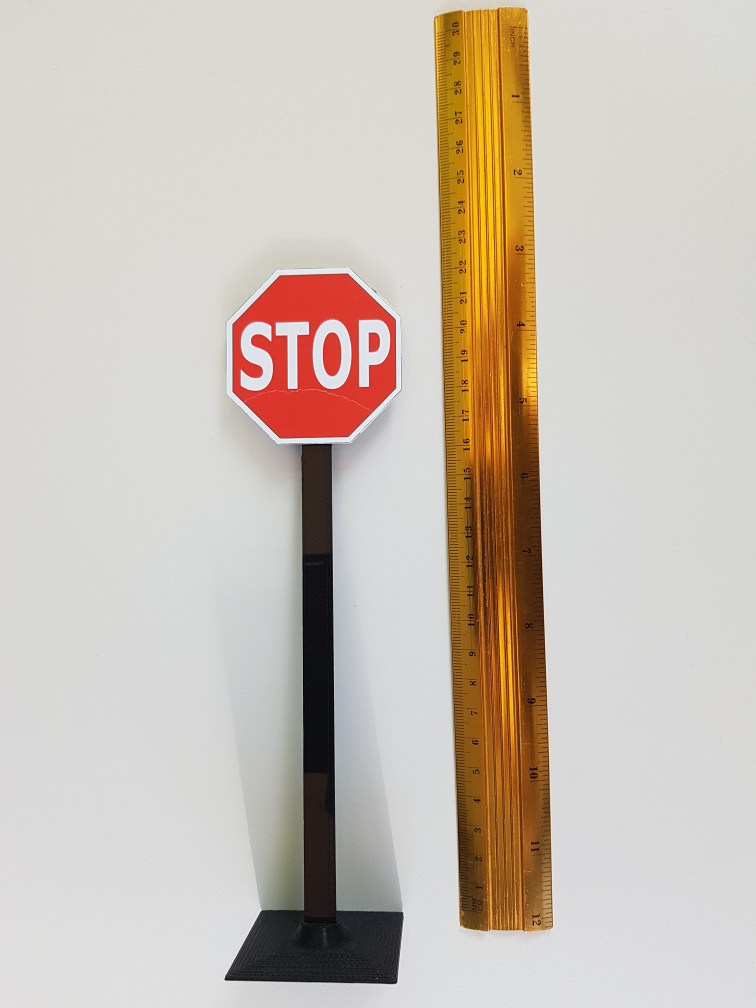
#> input picture Simulator/sign_imgs/StopSignReal.jpg, 3024 x 4032 px (shown at 1/4 size)
$ python -i bow_traffic_signs_queue_pi.py   (imports and definitions only)
#> lines starting #> are read from the running program, lines starting #| are printed output that depends on the picture
#!/usr/bin/python3

import numpy as np
import cv2 as cv
import os
from time import time, sleep
import pickle , collections

signs_dict = {
"0": "STOP",
"1": "NO_ENTRY",
"2": "PARKING",
"3": "CROSS_WALK",
"4": "STRAIGHT",
"5": "HW_ENTER",
"6": "HW_EXIT",
"7": "PRIORITY",
"8": "ROUND_ABOUT",
"9": "No sign"}

### ROI coordinates

# in the pi
tl_corner = (240, 10)   # x1, y1
br_corner = (320, 70)   # x2, y2
# # at home
# tl_corner = (240, 170)   # x1, y1
# br_corner = (320, 230)   # x2, y2

#same func
# [68 lines left out: functions automatic_brightness_and_contrast, ImageHistogram, draw_ROI, not called in this run]

class Detection:

    #init
    def __init__(self):

        self.no_clusters = 100
        self.kernel_type = 'linear'
        self.svm_model = pickle.load(open('models/svm_'+ self.kernel_type + '_' + str(self.no_clusters) + '.pkl', 'rb'))
        self.kmean_model = pickle.load(open('models/kmeans_' + self.kernel_type + '_' +  str(self.no_clusters) + '.pkl', 'rb'))
        self.scale_model = pickle.load(open('models/scale_'+ self.kernel_type + '_' + str(self.no_clusters) + '.pkl', 'rb'))
        self.sift = cv.SIFT_create()
        self.obstacles_probs_buffer = collections.deque(maxlen=10)
        self.prediction = 'No sign'
        self.conf = 1

    # [84 lines left out: function classify_sign, not called in this run]


show_frame  = False
# [40 lines not run here, left out]

>>> import cv2
>>> picture = cv2.imread('sign_imgs/StopSignReal.jpg', cv2.IMREAD_GRAYSCALE)
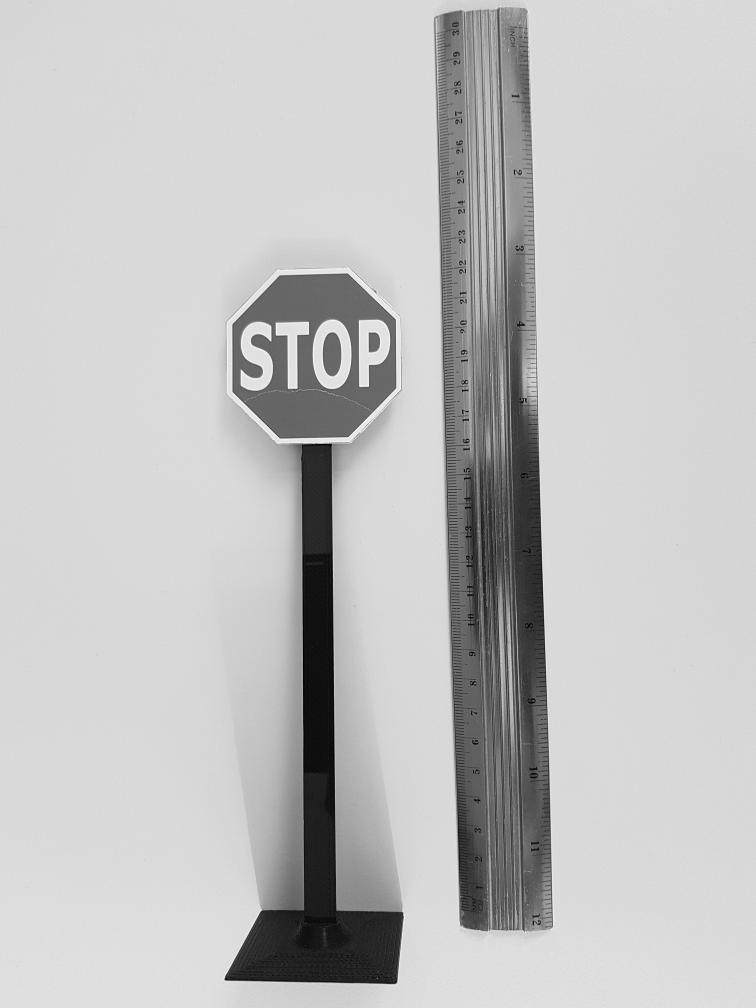
#> picture: shape (4032, 3024) (shown at 1/4 size); min 0, max 255, mean 193.4
#> (the run stopped early here; a loop or call above may not have finished)
